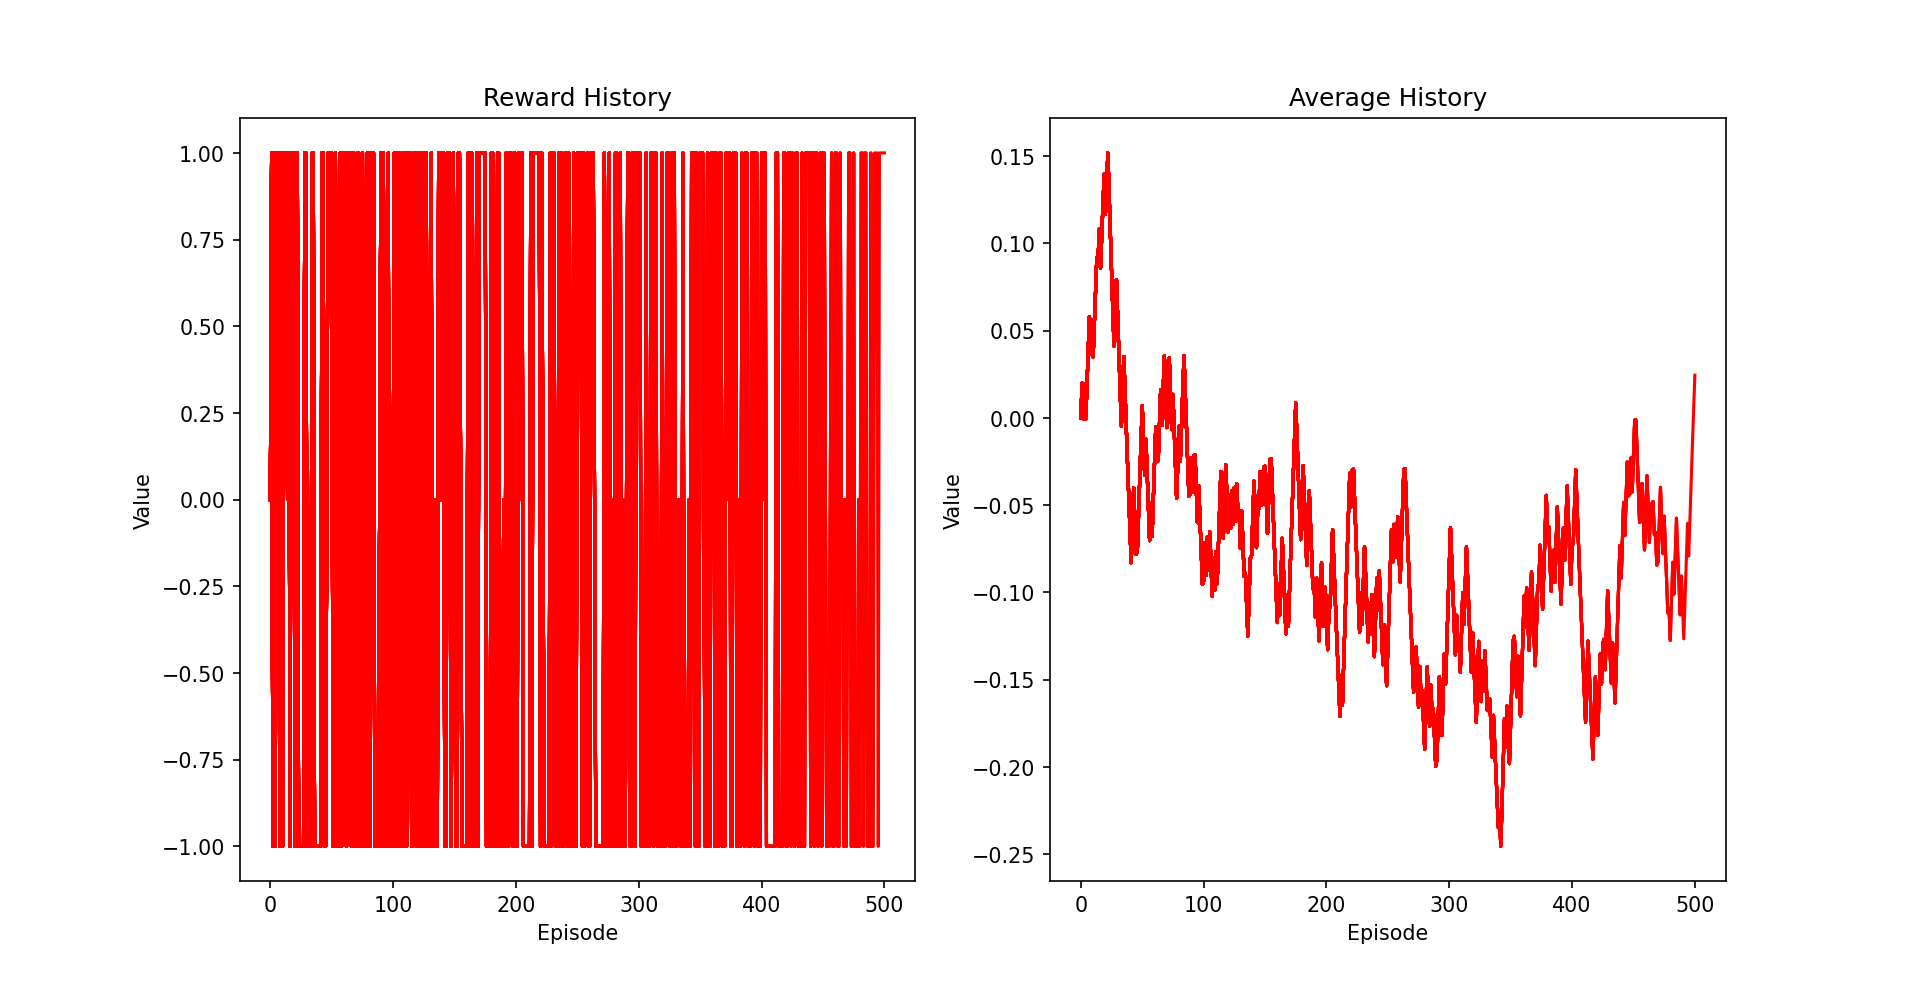

The script that saved this image:
import gymnasium as gym
import matplotlib.pyplot as plt
import numpy as np
import os

from dqn_agent import DQNAgent
from hyperparameters import hyperparameters
from tqdm import tqdm
from utils import plot

# evaluation parameters
n_episodes = 500
alpha = 0.02

# environment and agent's hyperparameters
env = gym.make('Blackjack-v1', sab=True, render_mode="human")
hyperparameters['action_space_dim'] = env.action_space.n
hyperparameters['observation_space_dim'] = len(env.observation_space)

agent = DQNAgent(**hyperparameters)

# model reading
if os.path.exists('blackjack.h5'):
    print('Loading weights from previous learning session.')
    agent.load("blackjack.h5")
else:
    print('No weights found from previous learning session. Unable to proceed.')
    exit(-1)

# data collection
fig, ax = plt.subplots(ncols = 2)

reward_history = [0.0]
average_history = [0.0]

overflow_count = 0
overflow_amount = 0

# main loop
for episode in tqdm(range(1, n_episodes + 1)):
    # reset environment
    observation, info = env.reset()
    done = False

    while not done:
        # act
        action = agent.get_action_greedy(observation)
        next_observation, reward, terminated, truncated, info = env.step(action)

        done = terminated or truncated

        # update
        observation = next_observation
        env.render()

    # data collection
    if next_observation[0] > 21:
        overflow_count = overflow_count + 1
        overflow_amount = overflow_amount + next_observation[0] - 21

    reward_history.append(reward)
    average_history.append((1 - alpha)*average_history[-1] + alpha*reward)

    if episode % 10 == 0:
        plot(reward_history, ax[0], "Reward History")
        plot(average_history, ax[1], "Average History")
        fig.savefig("evaluate_dqn.eps")
        fig.savefig("evaluate_dqn.png")
        fig.show()

print(f'Win Percentage: {reward_history.count(1)/len(reward_history)}')
print(f'Tie percentage: {reward_history.count(0)/len(reward_history)}')
print(f'Loss percentage: {reward_history.count(-1)/len(reward_history)}')
print(f'Overflow Count: {overflow_count}')
print(f'Overflow Amount: {overflow_amount}')
